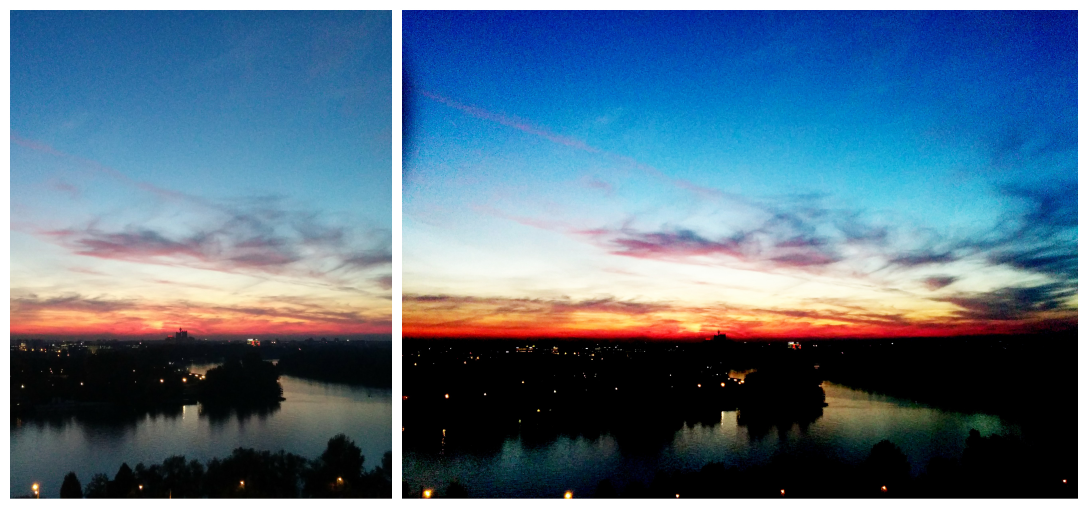
//> input picture IO.jpg, 3264 x 1526 px (shown at 1/3 size)
$ ./fuzzy_color_enhancement IO.jpg   (built with g++ and OpenCV 4)
//> lines starting //> are read from the running program, lines starting //| are printed output that depends on the picture
#include <iostream>
#include <vector>
#include <opencv2/highgui/highgui.hpp>

#define NUM_CHANNELS 3

int main(int argc, const char *argv[])
{
	if (argc != 2) {
		std::cerr << "Usage: ./fuzzy_color path_to_image" << std::endl;
		return 1;
	}

	// input image
	cv::Mat input = cv::imread(argv[1], CV_LOAD_IMAGE_COLOR);
//> input is the input picture: 1526 rows x 3264 cols, CV_8UC3; mean B, G, R 133.8, 112.2, 85.4
    // output image
    cv::Mat output = cv::Mat(input.rows, input.cols, CV_8UC3);

    unsigned max_R, min_R;
    unsigned max_G, min_G;
    unsigned max_B, min_B;
    unsigned R, G, B;

    max_R = min_R = input.at<cv::Vec3b>(0, 0)[2];
//> max_R = 255; min_R = 255
    max_G = min_G = input.at<cv::Vec3b>(0, 0)[1];
//> max_G = 255; min_G = 255
    max_B = min_B = input.at<cv::Vec3b>(0, 0)[0];
//> max_B = 255; min_B = 255

    for (int i = 1; i < input.rows; i++) {
        for (int j = 1; j <  input.cols; ++j) {
            R = input.at<cv::Vec3b>(i, j)[2];
            G = input.at<cv::Vec3b>(i, j)[1];
            B = input.at<cv::Vec3b>(i, j)[0];

            if (max_R < R) max_R = R;
            else if (min_R > R) min_R = R;

            if (max_G < G) max_G = G;
            else if (min_G > G) min_G = G;

            if (max_B < B) max_B = B;
            else if (min_B > B) min_B = B;
            }
    }
//> this loop made 1525 passes
//> min_R on passes 1 to 3: 255, 255, 255
//> after the loop, R = 255; G = 255; B = 255; max_R = 255; min_R = 0; max_G = 255; min_G = 0; max_B = 255; min_B = 0

    std::vector<unsigned> max_RGB {max_R, max_G, max_B};
//> max_RGB = [255, 255, 255]
    std::vector<double> mid_RGB {(max_R - min_R) / 2.0, (max_G - min_G) / 2.0, (max_B - min_B) / 2.0};
//> mid_RGB = [127.5, 127.5, 127.5]

    std::vector<unsigned> RGB;
    RGB.reserve(3);
    std::vector<unsigned> curr_RGB;
    curr_RGB.reserve(3);

    double Fe = 2.0;
    double Fd;

    for (int i = 0; i < input.rows; i++) {
        for (int j = 0; j < input.cols; ++j) {
            curr_RGB.resize(0);
            curr_RGB.push_back(input.at<cv::Vec3b>(i, j)[2]);
            curr_RGB.push_back(input.at<cv::Vec3b>(i, j)[1]);
            curr_RGB.push_back(input.at<cv::Vec3b>(i, j)[0]);
            RGB.resize(0);

            for (int c = 0; c < NUM_CHANNELS; ++c) {
                Fd = (max_RGB[c] - mid_RGB[c]) / 0.41421356237309515;
                // fuzzification
                double mem_func = pow(1 + (max_RGB[c] - curr_RGB[c]) / Fd, -Fe);

                // modification of membership function by INT operator
                if (mem_func <= 0.5 and mem_func > 0) {
                    mem_func = 2 * pow(mem_func, 2);
                }
                else if (mem_func <= 1 and mem_func > 0.5) {
                    mem_func = 1 - 2 * pow(1 - mem_func, 2);
                }

                // defuzzification
                RGB.push_back(max_RGB[c] - Fd * (pow(mem_func, -1 / Fe)) + Fd);
            }

            cv::Vec3f BGR(RGB[2], RGB[1], RGB[0]);
            output.at<cv::Vec3b>(i, j) = BGR;
        }
    }
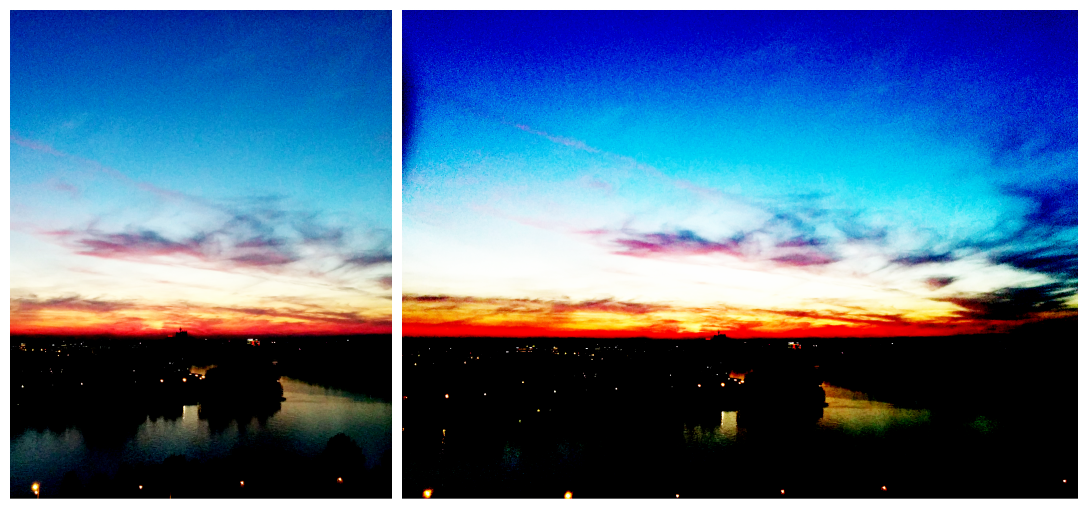
//> output: 1526 rows x 3264 cols, CV_8UC3 (shown at 1/3 size); mean B, G, R 139.8, 106.6, 76.9
//> after the loop, curr_RGB = [255, 255, 255]; RGB = [255, 255, 255]; Fd = 307.8

    // Show and save
	namedWindow("Display window", cv::WINDOW_AUTOSIZE);
	imshow("Display window", output);
	cv::waitKey(0);
	imwrite("fuzzy_color.jpg", output);

    return 0;
}

$ run again, on IO_2.jpg
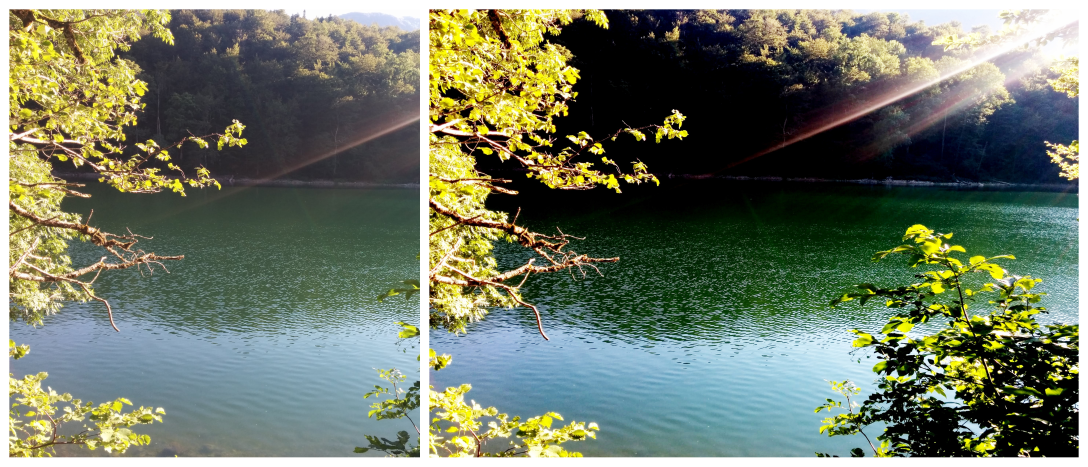
//> input picture IO_2.jpg, 3264 x 1400 px (shown at 1/3 size)
//> input is the input picture: 1400 rows x 3264 cols, CV_8UC3; mean B, G, R 101.6, 120.6, 111.6
//> `max_R = min_R = input.at<cv::Vec3b>(0, 0)[2];`: max_R = 255
//> the loop `for (int i = 1; i < input.rows; i++)` made 1399 passes
//> min_R on passes 1 to 3: 255, 255, 255
//> after the loop `for (int i = 1; i < input.rows; i++)`: min_R = 0; max_G = 255; min_G = 0; max_B = 255; min_B = 0
//> max_RGB = [255, 255, 255]
//> mid_RGB = [127.5, 127.5, 127.5]
//> after the loop `for (int i = 0; i < input.rows; i++)`:
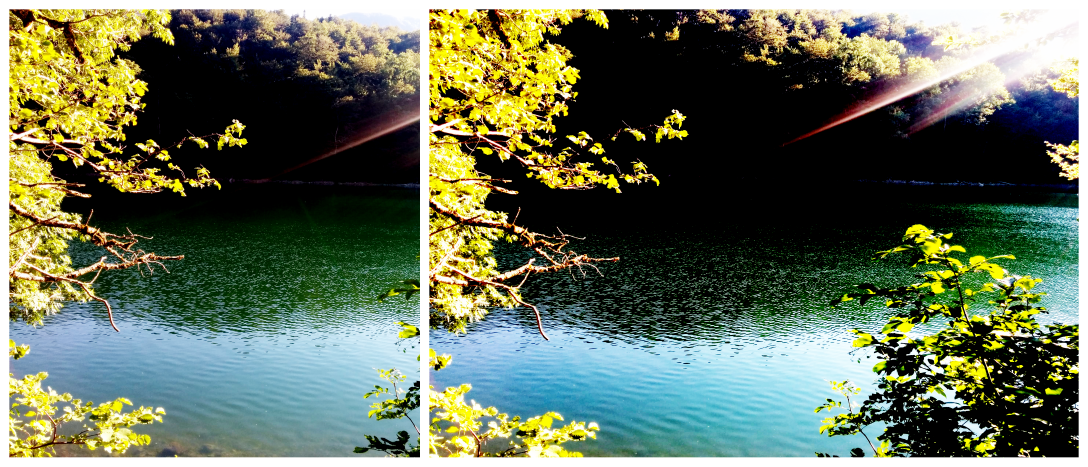
//> output: 1400 rows x 3264 cols, CV_8UC3 (shown at 1/3 size); mean B, G, R 89.1, 111.9, 101
//> after the loop `for (int i = 0; i < input.rows; i++)`: curr_RGB = [255, 255, 255]; Fd = 307.8

$ run again, on IO_3.jpg
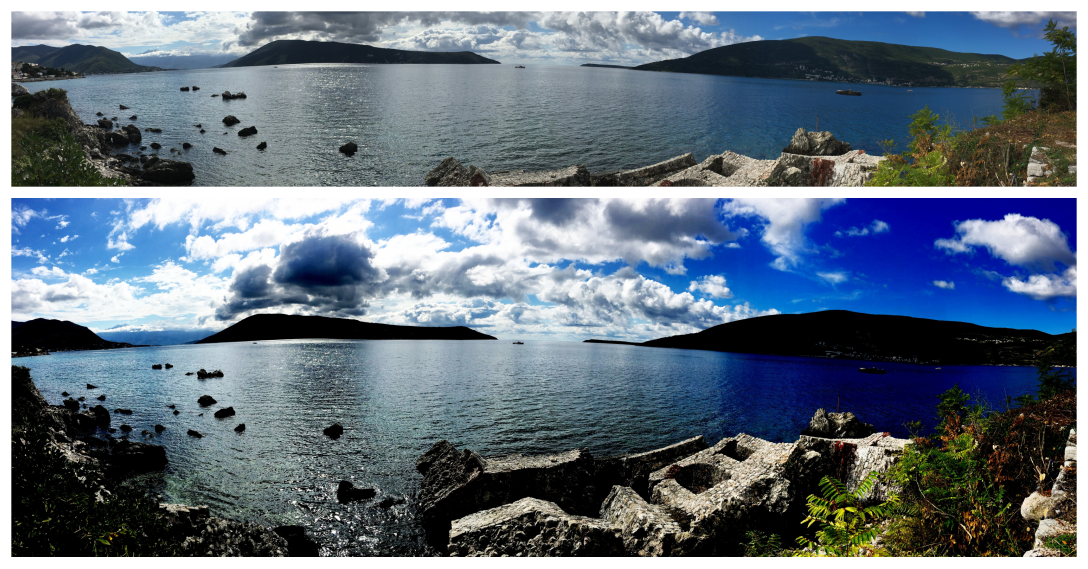
//> input picture IO_3.jpg, 3264 x 1705 px (shown at 1/3 size)
//> input is the input picture: 1705 rows x 3264 cols, CV_8UC3; mean B, G, R 126.8, 112.7, 99.1
//> `max_R = min_R = input.at<cv::Vec3b>(0, 0)[2];`: max_R = 255
//> the loop `for (int i = 1; i < input.rows; i++)` made 1704 passes
//> min_R on passes 1 to 3: 255, 255, 255
//> after the loop `for (int i = 1; i < input.rows; i++)`: min_R = 0; max_G = 255; min_G = 0; max_B = 255; min_B = 0
//> max_RGB = [255, 255, 255]
//> mid_RGB = [127.5, 127.5, 127.5]
//> after the loop `for (int i = 0; i < input.rows; i++)`:
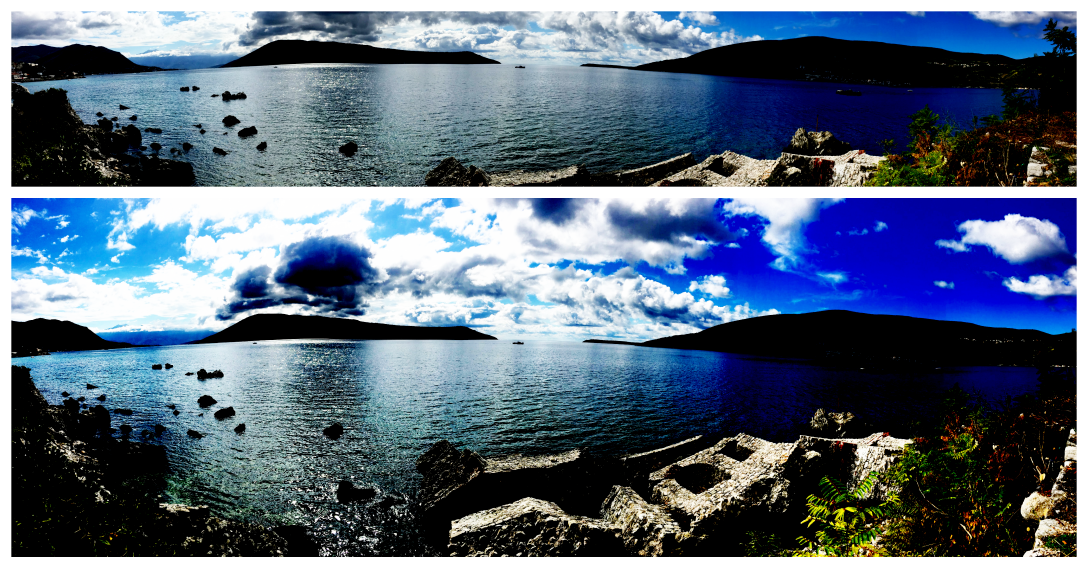
//> output: 1705 rows x 3264 cols, CV_8UC3 (shown at 1/3 size); mean B, G, R 124.4, 104, 88.1
//> after the loop `for (int i = 0; i < input.rows; i++)`: curr_RGB = [255, 255, 255]; Fd = 307.8

$ run again, on IO_4.jpg
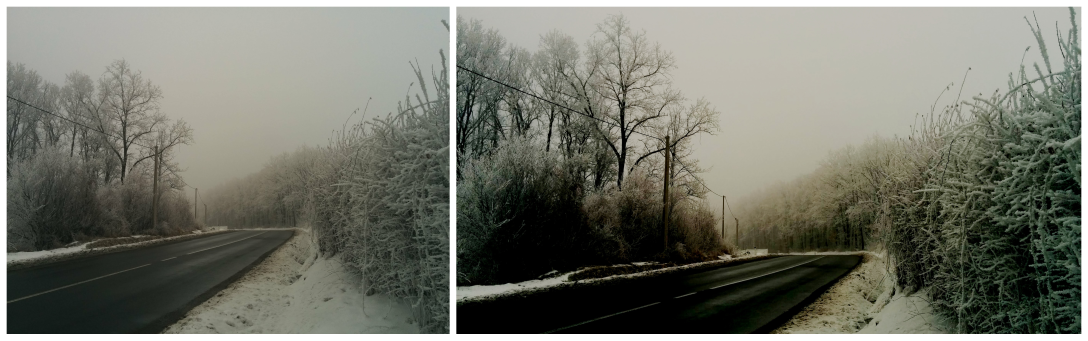
//> input picture IO_4.jpg, 3264 x 1022 px (shown at 1/3 size)
//> input is the input picture: 1022 rows x 3264 cols, CV_8UC3; mean B, G, R 105.6, 116.3, 114.8
//> `max_R = min_R = input.at<cv::Vec3b>(0, 0)[2];`: max_R = 255
//> the loop `for (int i = 1; i < input.rows; i++)` made 1021 passes
//> min_R on passes 1 to 3: 255, 255, 255
//> after the loop `for (int i = 1; i < input.rows; i++)`: min_R = 0; max_G = 255; min_G = 0; max_B = 255; min_B = 0
//> max_RGB = [255, 255, 255]
//> mid_RGB = [127.5, 127.5, 127.5]
//> after the loop `for (int i = 0; i < input.rows; i++)`:
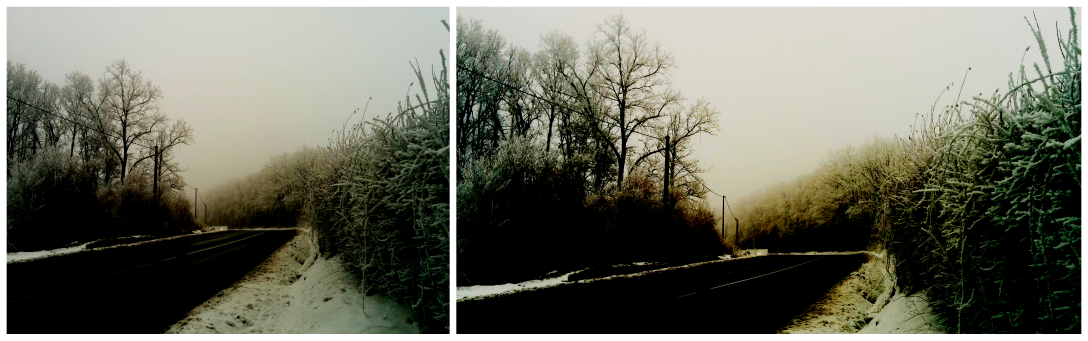
//> output: 1022 rows x 3264 cols, CV_8UC3 (shown at 1/3 size); mean B, G, R 95.7, 109, 108.3
//> after the loop `for (int i = 0; i < input.rows; i++)`: curr_RGB = [255, 255, 255]; Fd = 307.8
